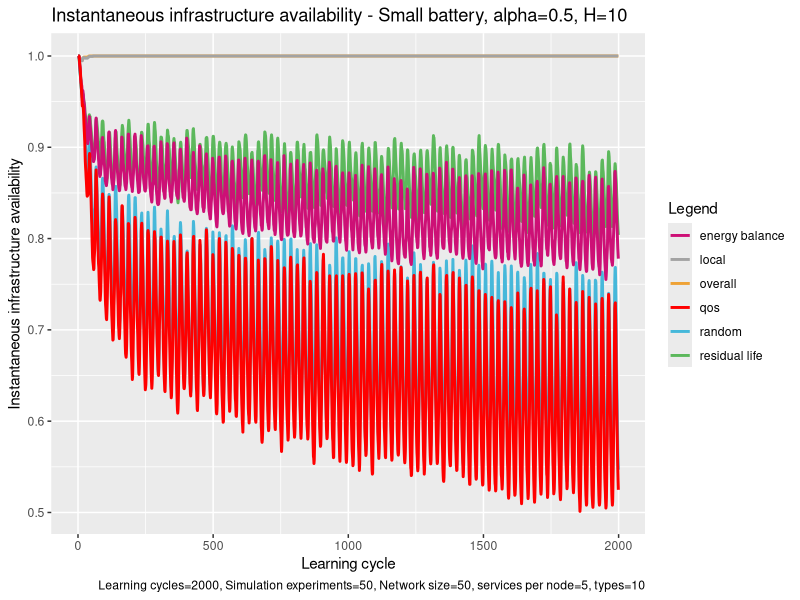

This figure's R source:
# execute all lines: ctrl + shift + enter

library(ggplot2)

# set working directory here
setwd(dirname(rstudioapi::getSourceEditorContext()$path))

overall <- read.table("exp_assembly_overall_energy_template.txt", 
                      header = F,
                      sep = " ",
                      col.names= c("overallx", "overally")
)

random <- read.table("exp_assembly_random.txt", 
                     header = F,
                     sep = " ",
                     col.names= c("randomx", "randomy")
)

res <- read.table("exp_assembly_residual_life_template.txt", 
                  header = F,
                  sep = " ",
                  col.names= c("resx","resy")
)

local <- read.table("exp_assembly_local_energy_template.txt", 
                    header = F,
                    sep = " ",
                    col.names= c("locx","locy")
)

learning <- read.table("exp_assembly_fair_energyBP.txt", 
                          header = F,
                          sep = " ",
                          col.names= c("enx","eny")
)

qos <- read.table("exp_assembly_QoS.txt", 
                       header = F,
                       sep = " ",
                       col.names= c("qosx","qosy")
)


overall_x <- overall$overallx
overall_y <- overall$overally

random_y <- random$randomy
res_y <- res$resy
local_y <- local$locy
energyAware_y <- learning$eny
qos_y <- qos$qosy

head(overall)

colors <- c("overall" = "#EEA236", "residual life" = "#5CB85C", "random" = "#46B8DA", "local"="gray64", "energy balance"="deeppink3", "qos"="#FF0000")

ggplot(data=local, aes(x=overall_x, col = group)) + 
  
  geom_line(aes(y = overall_y, color = "overall"), size = 1) +
  geom_line(aes(y = res_y, color = "residual life"), size = 1) +
  geom_line(aes(y = random_y, color = "random"), size = 1) +
  geom_line(aes(y = local_y, color = "local"), size = 1) +
  geom_line(aes(y = energyAware_y, color = "energy balance"), size = 1) +
  geom_line(aes(y = qos_y, color = "qos"), size = 1) +
  
  labs(x = "Learning cycle",
       y = "Instantaneous infrastructure availability",
       color = "Legend",
       title = "Instantaneous infrastructure availability - Small battery, alpha=0.5, H=10", 
       caption = "Learning cycles=2000, Simulation experiments=50, Network size=50, services per node=5, types=10") +
  
  scale_color_manual(values = colors)
